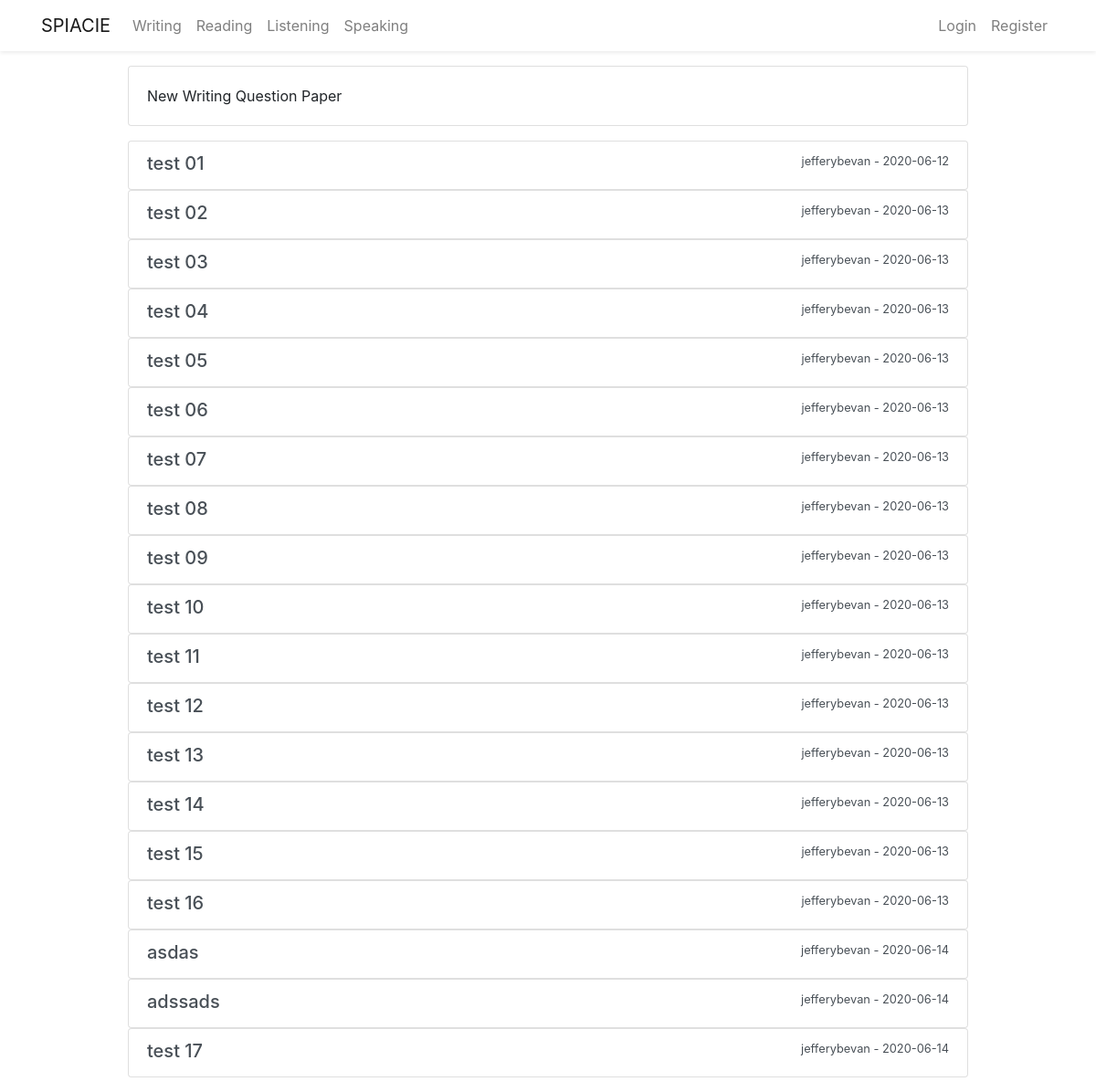
The page /writing on the database as committed earlier.
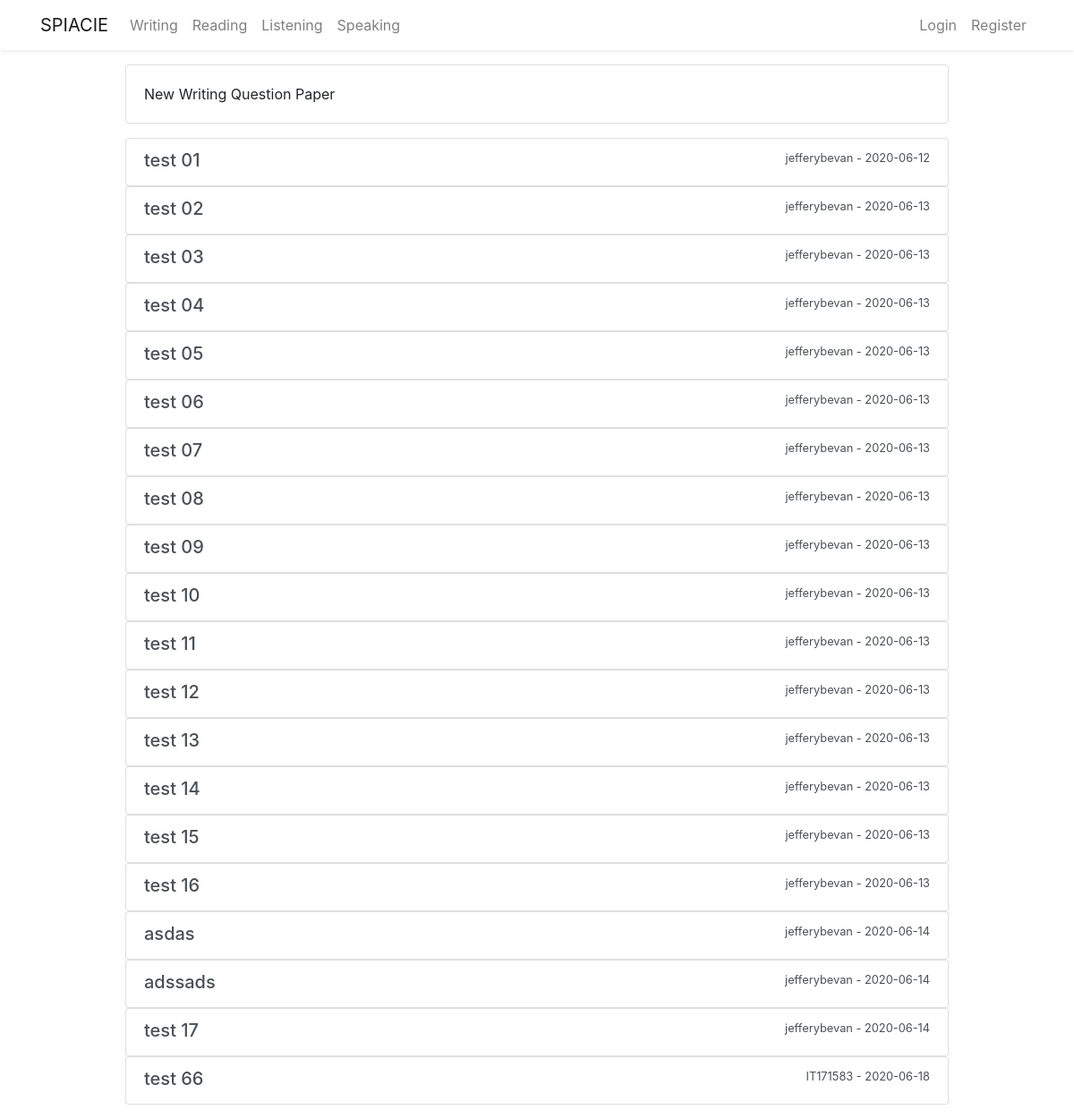
The same page on the database as committed later.
### flaskblog/models.py (models this page shows, shortened)
class Writingpaper(db.Model):
    id = db.Column(db.Integer, primary_key=True)
    title = db.Column(db.String(300), unique=True, nullable=False)
    task01 = db.Column(db.String(600), nullable=False)
    task01_img = db.Column(db.String(20), nullable=True)
    task02 = db.Column(db.String(600), nullable=False)
    task02_img = db.Column(db.String(20), nullable=True)
    date_posted = db.Column(db.DateTime, nullable=False,
                            default=datetime.utcnow)
    user_id = db.Column(db.Integer, db.ForeignKey('user.id'), nullable=False)
    answer = db.relationship(
        'Writingpaperanswer', backref='candidate', lazy=True)

class User(db.Model,  UserMixin):
    id = db.Column(db.Integer, primary_key=True)
    firstname = db.Column(db.String(20), nullable=False)
    lastname = db.Column(db.String(20), nullable=False)
    username = db.Column(db.String(20), unique=True, nullable=False)
    email = db.Column(db.String(20), unique=True, nullable=False)
    password = db.Column(db.String(20), nullable=False)
    image_file = db.Column(db.String(20), nullable=False,
                           default='default.jpg')
    post = db.relationship('Post', backref='author', lazy=True)
    questionpaper = db.relationship(
        'Questionpaper', backref='creator', lazy=True)
    writingpaper = db.relationship(
        'Writingpaper', backref='wcreator', lazy=True)
    writinganswer = db.relationship(
        'Writingpaperanswer', backref='wcandidate', lazy=True)

### flaskblog/routes.py (the view)
@app.route("/writing")
def writing():
    writingpapers = Writingpaper.query.all()
    return render_template('writing.html', writingpapers=writingpapers)

### flaskblog/templates/writing.html (shortened to what this page needs)
{% extends 'layout.html' %} {% block content %}
<div class="row justify-content-center mt-3 mb-3">
  <div class="col-md-10">
    <div class="card mb-3">
      <div class="card-body">
        New Writing Question Paper
      </div>
    </div>
    {% for writingpaper in writingpapers %}
    <div class="list-group">
      <a
        href="{{ url_for('show_writing', writing_id= writingpaper.id )}}"
        class="list-group-item list-group-item-action"
      >
        <div class="d-flex w-100 justify-content-between">
          <h5 class="mb-1">{{ writingpaper.title }}</h5>
          <small
            >{{ writingpaper.wcreator.username }} - {{
            writingpaper.date_posted.strftime('%Y-%m-%d') }}</small
          >
        </div>
      </a>
    </div>
    {% endfor %}
  </div>
</div>
{% endblock content %}

Rows that differ between the two databases and show on the page:
added Writingpaper: title "test 66", wcreator.username "IT171583", date_posted "2020-06-18"
